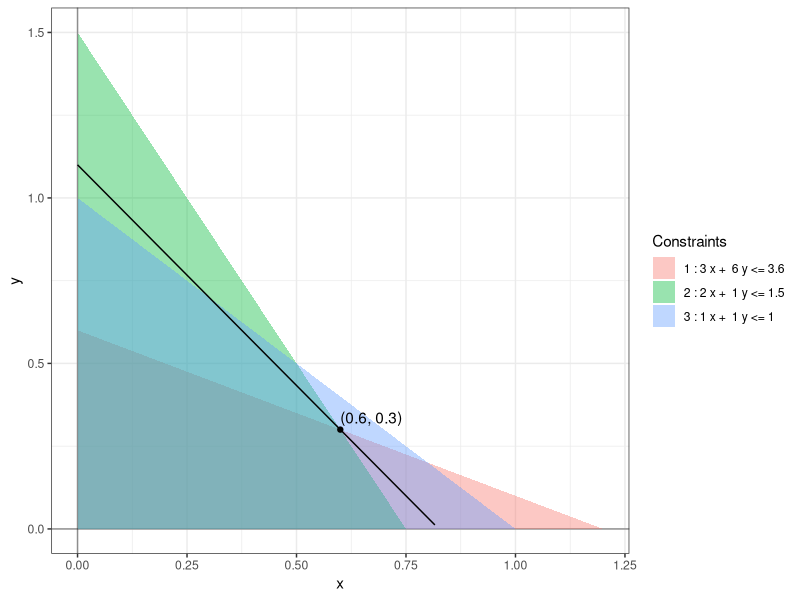

Source code (R):
library(ggplot2)

b <- c(3.6, 1.5, 1)
A <- matrix(c(3, 6, 2, 1, 1, 1), nrow = 3, byrow = TRUE)
labels <- c(
  paste(1, ":", A[1, 1], "x + ", A[1, 2], "y <=", b[1], sep = " "),
  paste(2, ":", A[2, 1], "x + ", A[2, 2], "y <=", b[2], sep = " "),
  paste(3, ":", A[3, 1], "x + ", A[3, 2], "y <=", b[3], sep = " ")
)

bond_portfolio <- ggplot() +
  xlim(0, max(b / A[, 1])) +
  ylim(0, max(b / A[, 2])) +
  geom_vline(xintercept = c(0), alpha = 0.4) +
  geom_hline(yintercept = c(0), alpha = 0.4) +
  theme_bw() +
  geom_polygon(
    data = data.frame(
      x = c(0, 0, b[1] / A[1, 1]),
      y = c(0, b[1] / A[1, 2], 0)),
    aes(x = x, y = y, fill = labels[1]),
    inherit.aes = FALSE, alpha = 0.4) +
  geom_polygon(
    data = data.frame(
      x = c(0, 0, b[2] / A[2, 1]),
      y = c(0, b[2] / A[2, 2], 0)),
    aes(x = x, y = y, fill = labels[2]),
    inherit.aes = FALSE, alpha = 0.4) +
  geom_polygon(
    data = data.frame(
      x = c(0, 0, b[3] / A[3, 1]),
      y = c(0, b[3] / A[3, 2], 0)),
    aes(x = x, y = y, fill = labels[3]),
    inherit.aes = FALSE, alpha = 0.4) +
  guides(fill = guide_legend(title = "Constraints"))

bond_portfolio_solution <- bond_portfolio +
  geom_point(aes(x=0.6, y=0.3), color = "black") +
  geom_text(aes(x=0.6, y=0.3), label="(0.6, 0.3)", vjust=-.5, hjust=0) +
  stat_function(fun = function(x) {(4*0.6 + 3*0.3 - 4*x)/3}, color = "black")

print(bond_portfolio_solution)
